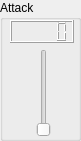
              <widget class="QGroupBox" name="ampAttackBox">
               <property name="minimumSize">
                <size>
                 <width>81</width>
                 <height>141</height>
                </size>
               </property>
               <property name="maximumSize">
                <size>
                 <width>81</width>
                 <height>141</height>
                </size>
               </property>
               <property name="title">
                <string>Attack</string>
               </property>
               <widget class="QWidget" name="layoutWidget_4">
                <property name="geometry">
                 <rect>
                  <x>10</x>
                  <y>20</y>
                  <width>66</width>
                  <height>117</height>
                 </rect>
                </property>
                <layout class="QVBoxLayout" name="verticalLayout_16">
                 <item>
                  <widget class="QLCDNumber" name="ampAttackLCD">
                   <property name="maximumSize">
                    <size>
                     <width>64</width>
                     <height>23</height>
                    </size>
                   </property>
                  </widget>
                 </item>
                 <item>
                  <layout class="QHBoxLayout" name="horizontalLayout_10">
                   <item>
                    <spacer name="horizontalSpacer_19">
                     <property name="orientation">
                      <enum>Qt::Horizontal</enum>
                     </property>
                     <property name="sizeHint" stdset="0">
                      <size>
                       <width>18</width>
                       <height>20</height>
                      </size>
                     </property>
                    </spacer>
                   </item>
                   <item>
                    <widget class="QSlider" name="ampAttackSlider">
                     <property name="orientation">
                      <enum>Qt::Vertical</enum>
                     </property>
                    </widget>
                   </item>
                   <item>
                    <spacer name="horizontalSpacer_20">
                     <property name="orientation">
                      <enum>Qt::Horizontal</enum>
                     </property>
                     <property name="sizeHint" stdset="0">
                      <size>
                       <width>18</width>
                       <height>20</height>
                      </size>
                     </property>
                    </spacer>
                   </item>
                  </layout>
                 </item>
                </layout>
               </widget>
              </widget>
